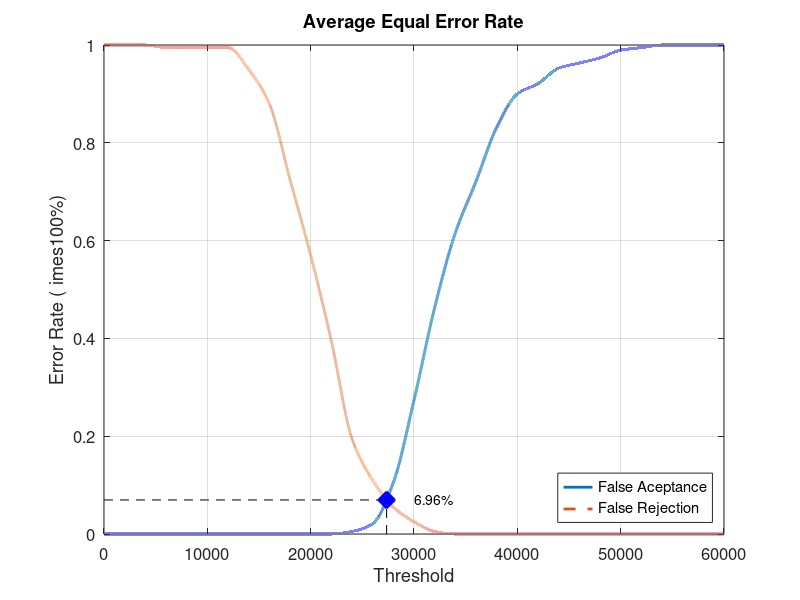
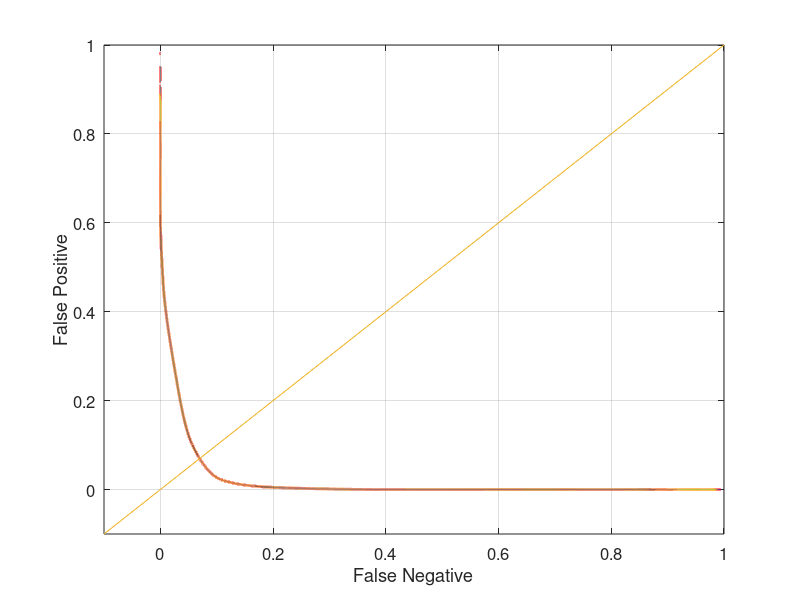

Source code (MATLAB) for these figures, in order:
close all;
clear;
clc;
x = 0:2000:60000;
xq = 0:0.5:60000;

y0 = [0 0 0 0 0 0 0 0 0 0 0 0 0.00526316 0.0210526 0.105263 0.273684 0.463158 0.615789 0.721053 0.831579 0.9 0.921053 0.952632 0.963158 0.973684 0.989474 0.994737 1 1 1 1]
yy0 = interp1(x, y0, xq, 'pchip');
y1 = [1 1 1 0.995 0.995 0.995 0.995 0.95 0.88 0.725 0.57 0.395 0.195 0.11 0.055 0.025 0.005 0 0 0 0 0 0 0 0 0 0 0 0 0 0]
yy1 = interp1(x, y1, xq, 'pchip');

% Calculating EER: 
y2 = abs(y0 - y1);
find(y2 == min(y2))
yy2 = abs(yy0 - yy1);
xEER = find(yy2 == min(yy2));
xEERIndex = xq(xEER) % X-axis EER
yEER = yy0(xEER) % Y-axis EER

main = figure
plot(xq, yy0,'-','LineWidth', 2);	hold on
plot(xq, yy1,'--','LineWidth', 2);	hold on
plot([xEERIndex xEERIndex], [0 yEER], 'k--');	hold on
plot([0 xEERIndex], [yEER yEER], 'k--');	hold on
plot(xEERIndex, yEER, 'bx', 'LineWidth', 10);	hold on
text(xEERIndex + 10 * xEERIndex / 100, yEER, [num2str(round((10000 * yEER)) / 100) '%'])
legend('False Aceptance', 'False Rejection', 'Location', 'SouthEast')
xlabel('Threshold')
ylabel('Error Rate (	imes100%)')
title('Average Equal Error Rate')
set(gca, 'FontSize', 12)
axis([0 60000 0 1])
grid on

print(main, 'Database4_4Main', '-dpng');
FNRxFPR = figure('Color', [1 1 1]);
plot(yy1, yy0, '-', yy1, yy0, 'LineWidth', 2);
hold on
y = -0.1:0.1:1
plot(y, y); 
set(gca, 'FontSize', 12)
xlabel('False Negative')
ylabel('False Positive')
axis([-0.1 1 -0.1 1])
set(gca, 'FontSize', 12)
grid on

print(FNRxFPR, 'Database4_4FNRxFPR','-dpng');
